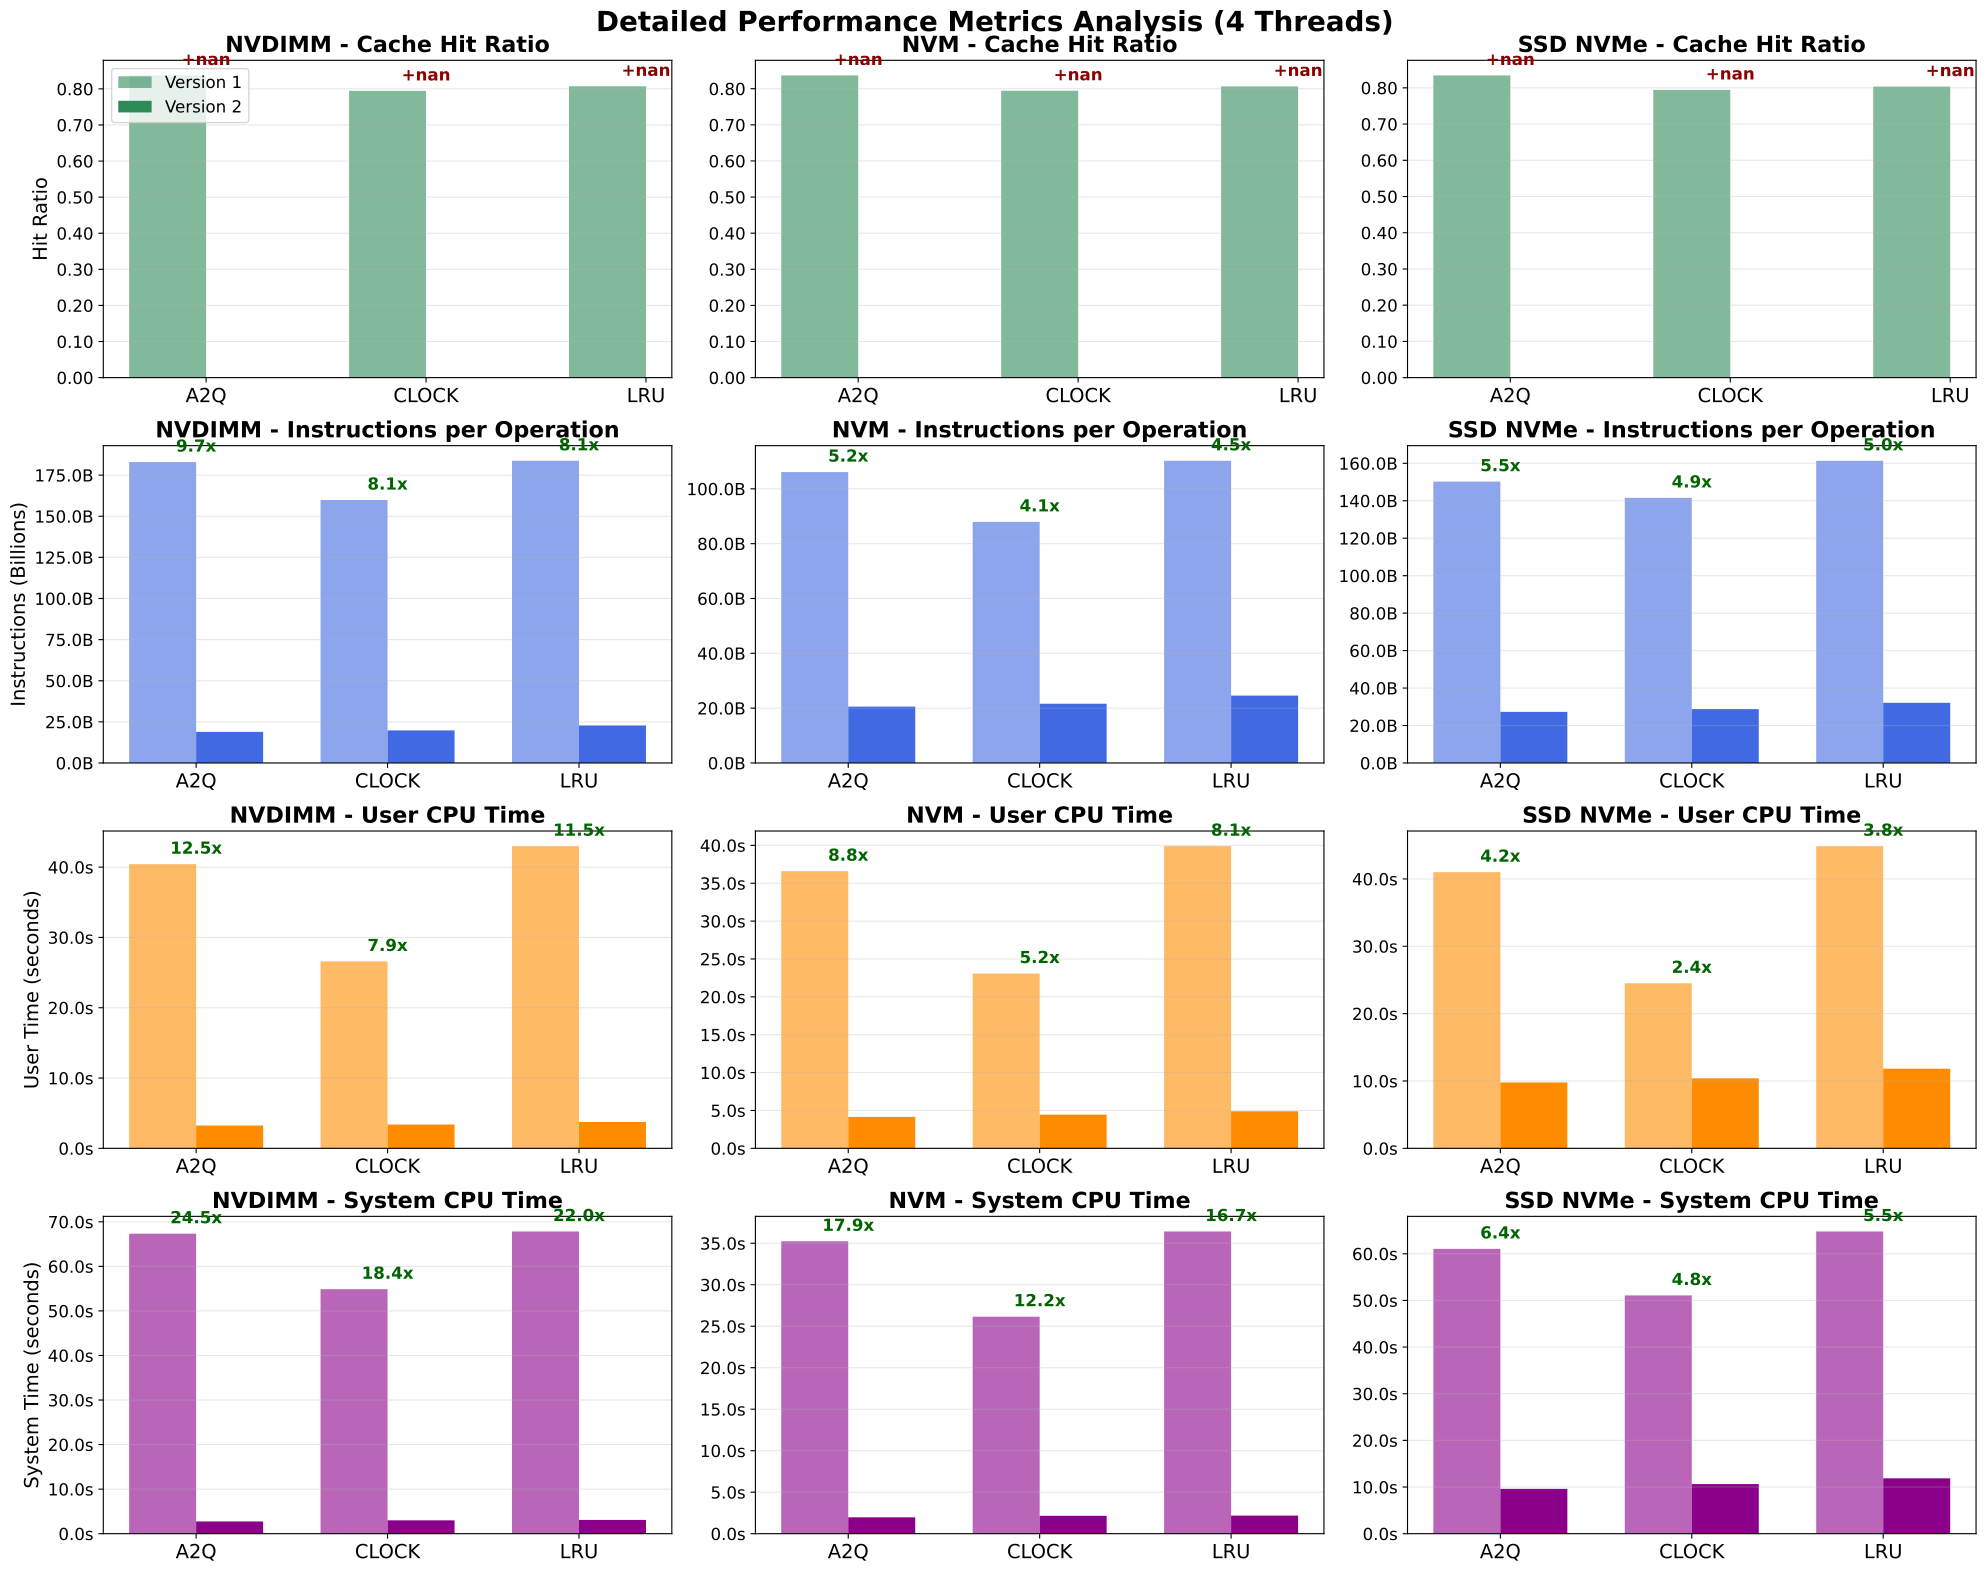

Write Python code to recreate this figure.
#!/usr/bin/env python3
"""
Option 2: Detailed Performance Metrics Analysis
Complements the throughput improvement plot with cache and system metrics
Shows cache efficiency, instruction count, and CPU time breakdown
"""

import pandas as pd
import matplotlib.pyplot as plt
import numpy as np
import os
import sys
import argparse

def load_vanilla_data(csv_path):
    """Load the vanilla benchmark data"""
    if not os.path.exists(csv_path):
        raise FileNotFoundError(f"CSV file not found: {csv_path}")
    
    df = pd.read_csv(csv_path)
    print(f"Loaded {len(df)} records from vanilla CSV")
    
    # Replace SSARC with A2Q in vanilla data for consistency
    df['cache_type'] = df['cache_type'].replace('SSARC', 'A2Q')
    
    return df

def load_optimized_data(csv_path):
    """Load the optimized benchmark data and normalize column names"""
    if not os.path.exists(csv_path):
        raise FileNotFoundError(f"CSV file not found: {csv_path}")
    
    df = pd.read_csv(csv_path)
    print(f"Loaded {len(df)} records from optimized CSV")
    
    # Normalize column names to match vanilla format
    df = df.rename(columns={
        'policy_name': 'cache_type',
        'time_us': 'time_ns'  # Will convert units later
    })
    
    # Convert time from microseconds to nanoseconds
    df['time_ns'] = df['time_ns'] * 1000
    
    # Map config_name to thread_count
    df['thread_count'] = df['config_name'].map({
        'non_concurrent_default': 1,
        'concurrent_default': 4
    })
    
    # Filter out any unmapped configs
    df = df.dropna(subset=['thread_count'])
    df['thread_count'] = df['thread_count'].astype(int)
    
    return df

def create_detailed_metrics_plot(vanilla_df, optimized_df, output_path):
    """Create detailed metrics plot showing cache efficiency and system metrics"""
    
    # Add variant labels
    vanilla_df['variant'] = 'Version 1'
    optimized_df['variant'] = 'Version 2'
    
    # Combine data
    combined_df = pd.concat([vanilla_df, optimized_df], ignore_index=True)
    
    # Storage type mapping
    storage_type_mapping = {
        'FileStorage': 'SSD NVMe',
        'PMemStorage': 'NVM',
        'VolatileStorage': 'NVDIMM'
    }
    combined_df['storage_type'] = combined_df['storage_type'].map(storage_type_mapping)
    
    # Calculate cache hit ratio if not present
    if 'cache_hit_ratio' not in combined_df.columns:
        combined_df['cache_hit_ratio'] = combined_df['cache_hits'] / (combined_df['cache_hits'] + combined_df['cache_misses'])
    
    # Define order
    storage_types = ['NVDIMM', 'NVM', 'SSD NVMe']
    cache_types = sorted(combined_df['cache_type'].unique())
    
    # Create figure with 4 rows of subplots
    fig, axes = plt.subplots(4, 3, figsize=(20, 16))
    
    # Focus on 4 threads for clarity
    thread_count = 4
    
    # Metrics to plot
    metrics_config = [
        {
            'column': 'cache_hit_ratio',
            'title': 'Cache Hit Ratio',
            'ylabel': 'Hit Ratio',
            'color': '#2E8B57',
            'formatter': lambda x, p: f'{x:.2f}',
            'row': 0
        },
        {
            'column': 'perf_instructions',
            'title': 'Instructions per Operation',
            'ylabel': 'Instructions (Billions)',
            'color': '#4169E1',
            'formatter': lambda x, p: f'{x/1e9:.1f}B',
            'row': 1
        },
        {
            'column': 'perf_user_time',
            'title': 'User CPU Time',
            'ylabel': 'User Time (seconds)',
            'color': '#FF8C00',
            'formatter': lambda x, p: f'{x:.1f}s',
            'row': 2
        },
        {
            'column': 'perf_sys_time',
            'title': 'System CPU Time',
            'ylabel': 'System Time (seconds)',
            'color': '#8B008B',
            'formatter': lambda x, p: f'{x:.1f}s',
            'row': 3
        }
    ]
    
    for i, storage_type in enumerate(storage_types):
        storage_data = combined_df[
            (combined_df['storage_type'] == storage_type) &
            (combined_df['thread_count'] == thread_count)
        ]
        
        if len(storage_data) == 0:
            continue
        
        # Calculate summary statistics
        summary_stats = storage_data.groupby(['cache_type', 'variant']).agg({
            'cache_hit_ratio': 'mean',
            'perf_instructions': 'mean',
            'perf_user_time': 'mean',
            'perf_sys_time': 'mean'
        }).reset_index()
        
        for metric_config in metrics_config:
            row = metric_config['row']
            ax = axes[row, i]
            
            # Set up bar positions
            x_pos = np.arange(len(cache_types))
            bar_width = 0.35
            
            v1_values = []
            v2_values = []
            improvements = []
            
            for cache_type in cache_types:
                v1_data = summary_stats[
                    (summary_stats['cache_type'] == cache_type) & 
                    (summary_stats['variant'] == 'Version 1')
                ]
                v2_data = summary_stats[
                    (summary_stats['cache_type'] == cache_type) & 
                    (summary_stats['variant'] == 'Version 2')
                ]
                
                v1_val = v1_data[metric_config['column']].iloc[0] if len(v1_data) > 0 else 0
                v2_val = v2_data[metric_config['column']].iloc[0] if len(v2_data) > 0 else 0
                
                v1_values.append(v1_val)
                v2_values.append(v2_val)
                
                # Calculate improvement ratio
                if metric_config['column'] == 'cache_hit_ratio':
                    # For hit ratio, show the difference
                    improvement = v2_val - v1_val
                    improvements.append(improvement)
                elif metric_config['column'] == 'perf_instructions':
                    # For instructions, lower is better
                    improvement = (v1_val / v2_val) if v2_val > 0 else 0
                    improvements.append(improvement)
                else:
                    # For CPU times, lower is better
                    improvement = (v1_val / v2_val) if v2_val > 0 else 0
                    improvements.append(improvement)
            
            # Plot bars
            bars1 = ax.bar(x_pos - bar_width/2, v1_values, bar_width, 
                          color=metric_config['color'], alpha=0.6, 
                          label='Version 1' if i == 0 else "")
            bars2 = ax.bar(x_pos + bar_width/2, v2_values, bar_width, 
                          color=metric_config['color'], alpha=1.0,
                          label='Version 2' if i == 0 else "")
            
            # Add improvement annotations
            for j, (pos, improvement) in enumerate(zip(x_pos, improvements)):
                if improvement != 0:
                    y_pos = max(v1_values[j], v2_values[j])
                    
                    if metric_config['column'] == 'cache_hit_ratio':
                        # Show difference for hit ratio
                        text = f'{improvement:+.2f}'
                        color_text = 'darkgreen' if improvement > 0 else 'darkred'
                    else:
                        # Show ratio for other metrics
                        text = f'{improvement:.1f}x'
                        color_text = 'darkgreen' if improvement > 1.1 else 'darkred'
                    
                    ax.annotate(text, 
                              xy=(pos, y_pos), 
                              xytext=(0, 5), 
                              textcoords='offset points',
                              ha='center', va='bottom',
                              fontsize=12, fontweight='bold',
                              color=color_text)
            
            # Customize subplot
            ax.set_title(f'{storage_type} - {metric_config["title"]}', 
                        fontsize=16, fontweight='bold')
            ax.set_xticks(x_pos)
            ax.set_xticklabels(cache_types, fontsize=14)
            ax.grid(True, alpha=0.3, axis='y')
            ax.yaxis.set_major_formatter(plt.FuncFormatter(metric_config['formatter']))
            ax.tick_params(axis='y', labelsize=12)
            
            if i == 0:
                ax.set_ylabel(metric_config['ylabel'], fontsize=14)
                if row == 0:  # Only show legend on first row, first column
                    ax.legend(fontsize=12)
    
    plt.suptitle('Detailed Performance Metrics Analysis (4 Threads)', 
                 fontsize=20, fontweight='bold', y=0.98)
    plt.tight_layout()
    plt.savefig(output_path, dpi=300, bbox_inches='tight')
    print(f"Detailed metrics plot saved to: {output_path}")
    
    return fig

def main():
    parser = argparse.ArgumentParser(description='Generate Option 2: Detailed metrics plot')
    parser.add_argument('--vanilla-csv', required=True, help='Path to vanilla benchmark CSV file')
    parser.add_argument('--optimized-csv', required=True, help='Path to optimized benchmark CSV file')
    parser.add_argument('--output', default='option2_detailed_metrics.pdf', help='Output file path')
    
    args = parser.parse_args()
    
    try:
        # Load data
        vanilla_df = load_vanilla_data(args.vanilla_csv)
        optimized_df = load_optimized_data(args.optimized_csv)
        
        # Create plot
        fig = create_detailed_metrics_plot(vanilla_df, optimized_df, args.output)
        
        print("Option 2 detailed metrics plot generation completed successfully!")
        
    except Exception as e:
        print(f"Error: {e}")
        sys.exit(1)

if __name__ == "__main__":
    main()
